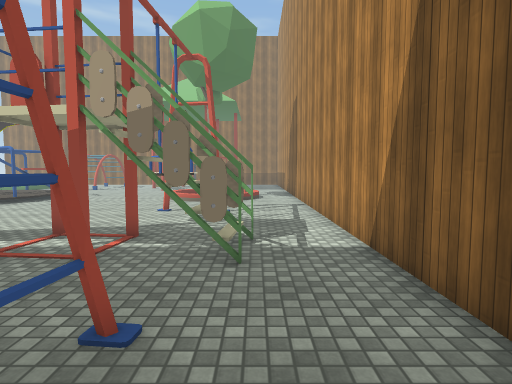
View 1 (above)

24 first-person views from a walk through a scene from a Unity 3-D project. The camera is 1.5 m above the floor, tilts 4° down and sees 80° across. The floor is counted in squares, 0.9 m on a side. Each view is taken from the middle of a square. On the plan, view 1 faces up. The plan holds only what a view shows up to about 16 squares ahead; the rest is blank. The player is left out. Some surface patterns are stand-ins.

View 2
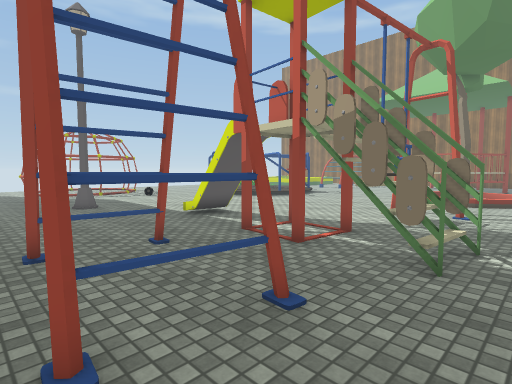

View 3
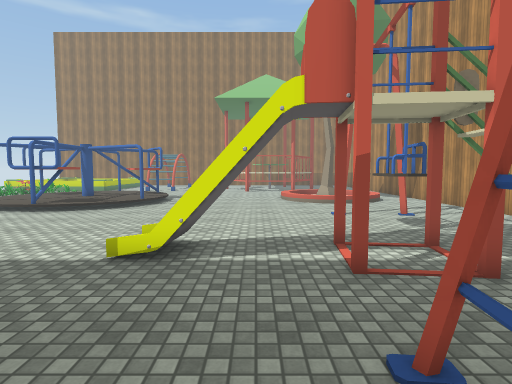

View 4
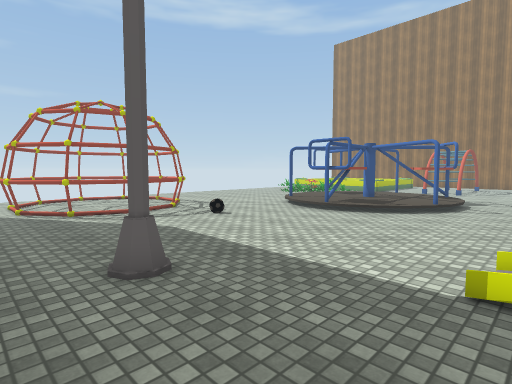

View 5
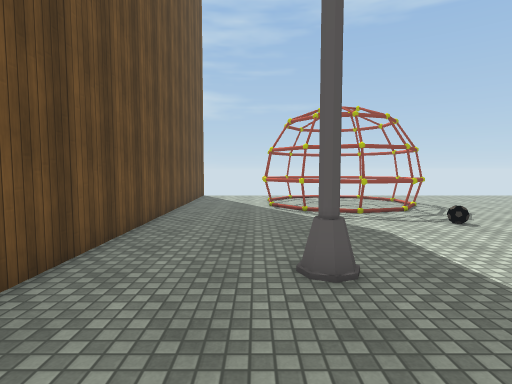

View 6
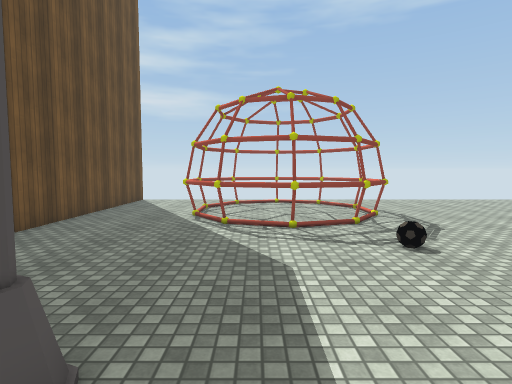

View 7
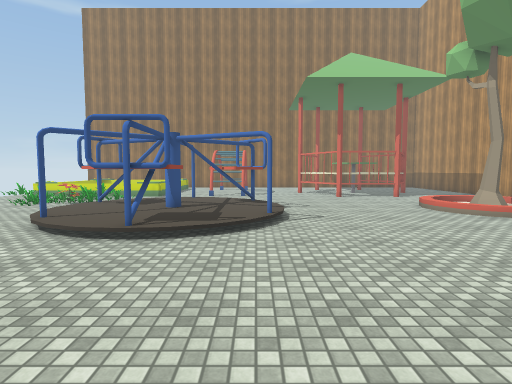

View 8
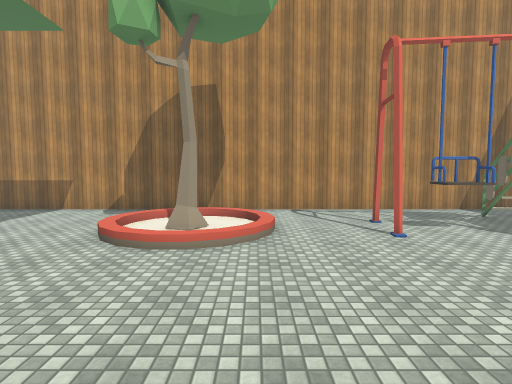

View 9
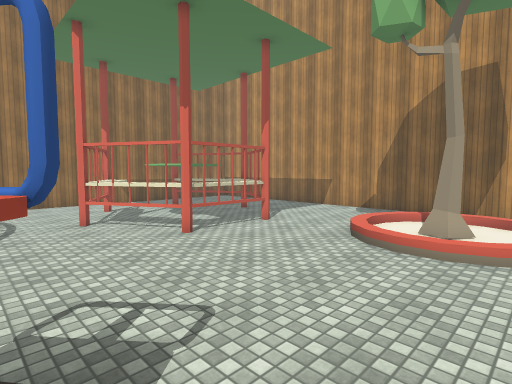

View 10
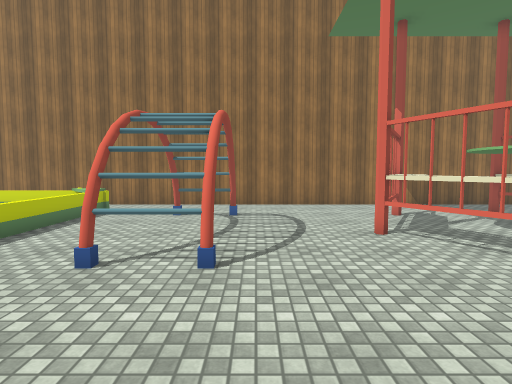

View 11
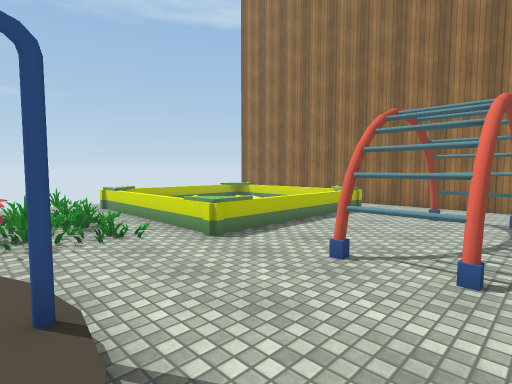

View 12
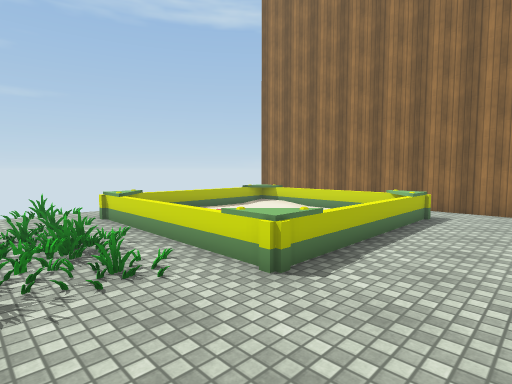

View 13
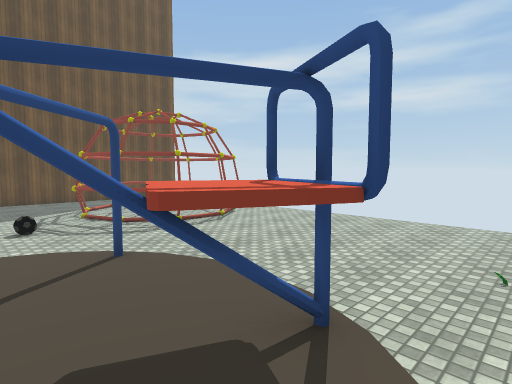

View 14
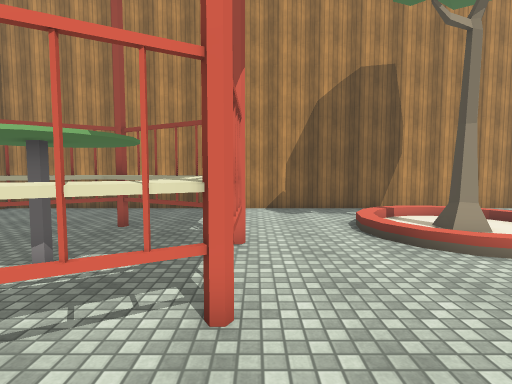

View 15
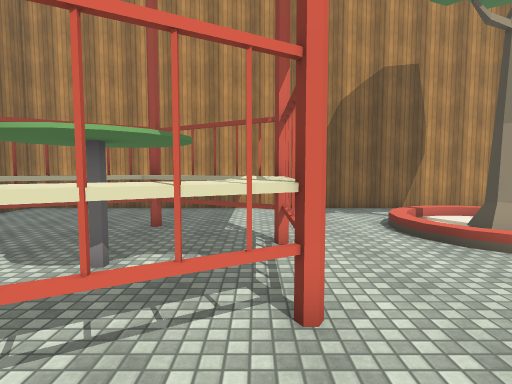

View 16
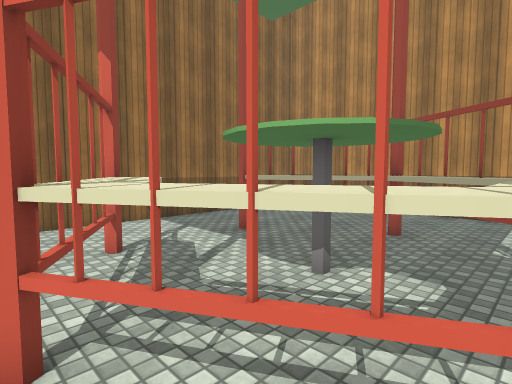

View 17
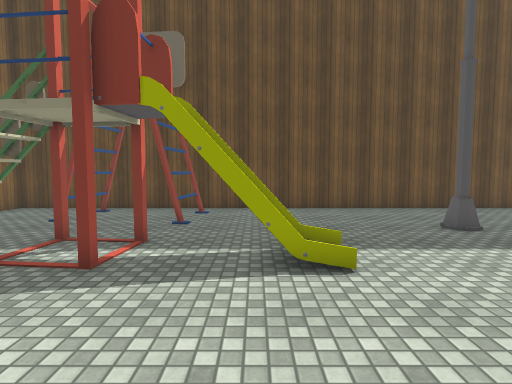

View 18
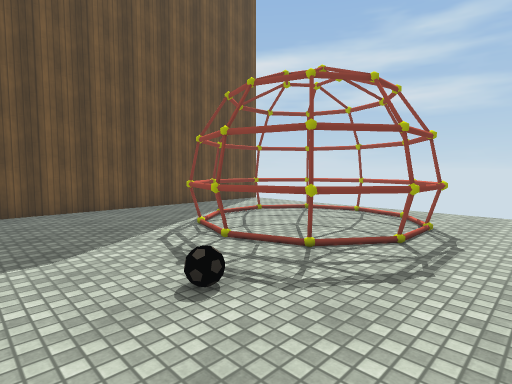

View 19
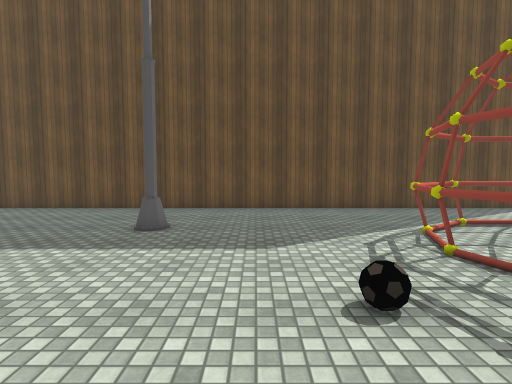

View 20
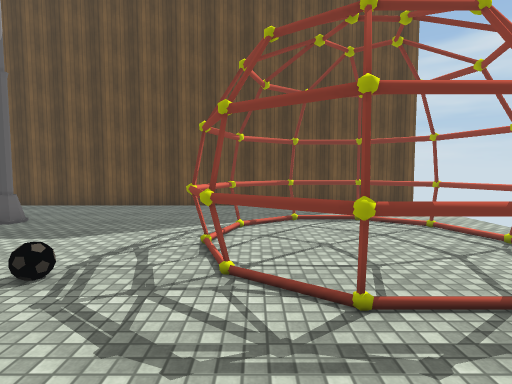

View 21
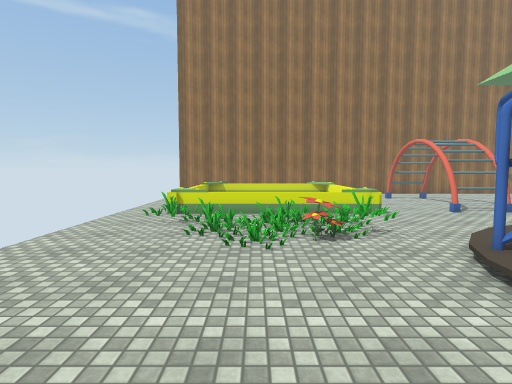

View 22
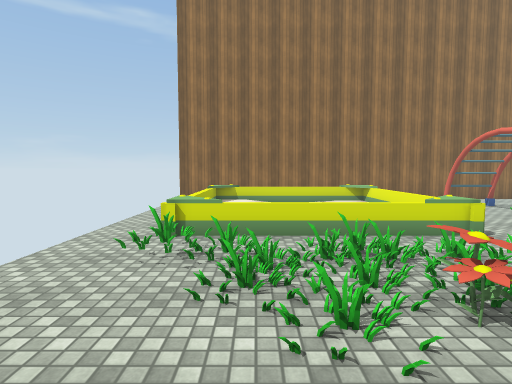

View 23
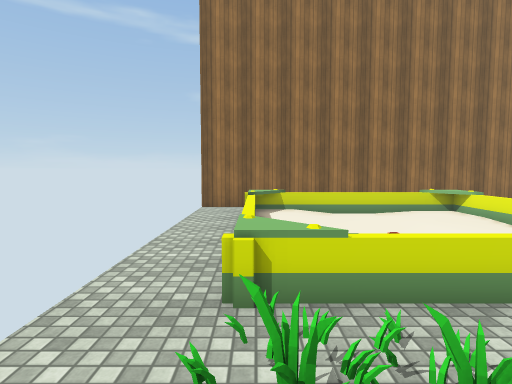

View 24
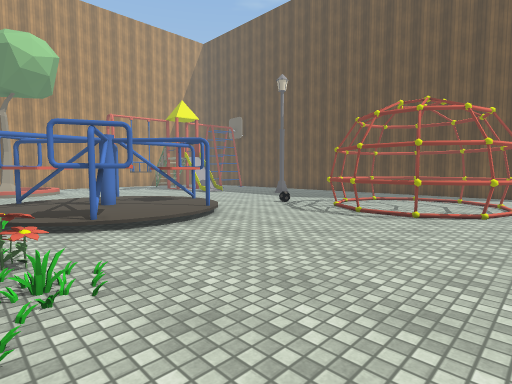

### Floor plan
Key: @ floor where view 1 was taken; # wall or solid block; x gap in a wall; . main floor; : floor 0.25 m higher than the main floor; / step, stairs or slope; = window, fence, low wall or low ledge; ^ raised ledge; T tree; H thing the floor can be seen under or through; L lamp; F flower; O other object.
Columns run from 30 left of view 1 to 3 right of it. Each row starts with its distance up from view 1.
 36  #################################
 35  ..        ......................#
 34  ..       O......................#
 33  ..OOOOOOOOO.....................#
 32  ..O      O...###.....^ ..^......#
 31  ..O      O..........#^#..^^.....#
 30  ..O      O..........^^....^#....#
 29  ..O      O..........^..#..^x....#
 28  ..O      O..........^^....^#....#
 27  ..O      O..........#^...^^.....#
 26  ..OOOOOOOOO...=......^^^^^......#
 25  ......................^#........#
 24  ..O.OOO.O.......................#
 23  ....O.O.........................#
 22  ....O.OOO...//. .........///....#
 21  .....O.F../::   ......../    /..#
 20  ........./O:  OOO......./ T     #
 19  .........OOO  OOO/....../ TT    #
 18  .........OO OO O:/....../       #
 17  .........::     :/......./  /...#
 16  ........./:  O ::/..............#
 15  ........./O:OOO:/...............#
 14  ........../:OOO/................#
 13  ............//...........#......#
 12  ................................#
 11  ....OOO...................^#....#
 10  ..OO..OO..................^.....#
  9  ..O.....O.......................#
  8  .O......O...........//..#.#.....#
  7  .O......O.........../=.....HH...#
  6  .O......O...............#..HH...#
  5  ..O....OO.......................#
  4  ...OOOOO.......L................#
  3  ........................#..#....#
  2   .......................=..=....
  1   ......................#...=....
  0   ............................@..#
 -1 ##################################

Where each view was taken, in squares from view 1:
view 1: 0 up, 0 right, facing up
view 2: 0 up, 1 right, facing up-left
view 3: 1 up, 7 left, facing up
view 4: 2 up, 9 left, facing up-left
view 5: 3 up, 9 left, facing left
view 6: 6 up, 12 left, facing left
view 7: 6 up, 13 left, facing up
view 8: 17 up, 13 left, facing right
view 9: 17 up, 13 left, facing up-right
view 10: 21 up, 13 left, facing up
view 11: 21 up, 13 left, facing up-left
view 12: 22 up, 16 left, facing up-left
view 13: 21 up, 17 left, facing down-left
view 14: 25 up, 11 left, facing right
view 15: 26 up, 11 left, facing right
view 16: 26 up, 10 left, facing up-right
view 17: 13 up, 8 left, facing down
view 18: 13 up, 16 left, facing down-left
view 19: 13 up, 17 left, facing down
view 20: 14 up, 22 left, facing down
view 21: 14 up, 24 left, facing up
view 22: 18 up, 25 left, facing up
view 23: 22 up, 27 left, facing up
view 24: 22 up, 29 left, facing down-right
